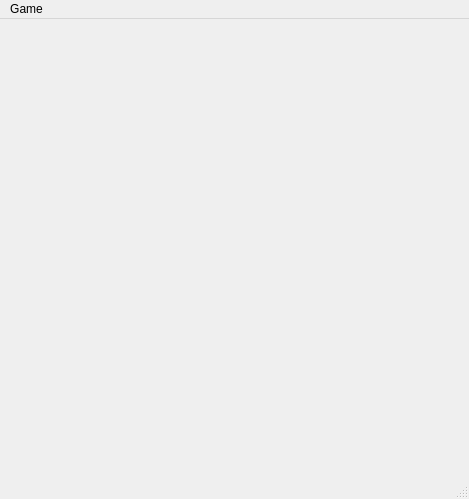
<?xml version="1.0" encoding="UTF-8"?>
<ui version="4.0">
 <class>MainWindow</class>
 <widget class="QMainWindow" name="MainWindow">
  <property name="geometry">
   <rect>
    <x>0</x>
    <y>0</y>
    <width>469</width>
    <height>499</height>
   </rect>
  </property>
  <property name="windowTitle">
   <string>Sudoku Game</string>
  </property>
  <property name="windowIcon">
   <iconset theme="QIcon::ThemeIcon::MailMessageNew"/>
  </property>
  <widget class="QWidget" name="centralwidget">
   <layout class="QGridLayout" name="gridLayout"/>
  </widget>
  <widget class="QMenuBar" name="menubar">
   <property name="geometry">
    <rect>
     <x>0</x>
     <y>0</y>
     <width>469</width>
     <height>22</height>
    </rect>
   </property>
   <widget class="QMenu" name="menunew_game">
    <property name="title">
     <string>Game</string>
    </property>
    <addaction name="menu_newgame"/>
    <addaction name="menu_openfile"/>
   </widget>
   <addaction name="menunew_game"/>
  </widget>
  <widget class="QStatusBar" name="statusbar"/>
  <action name="menu_newgame">
   <property name="text">
    <string>New game</string>
   </property>
  </action>
  <action name="menu_openfile">
   <property name="text">
    <string>Open file</string>
   </property>
  </action>
 </widget>
 <resources/>
 <connections/>
</ui>
